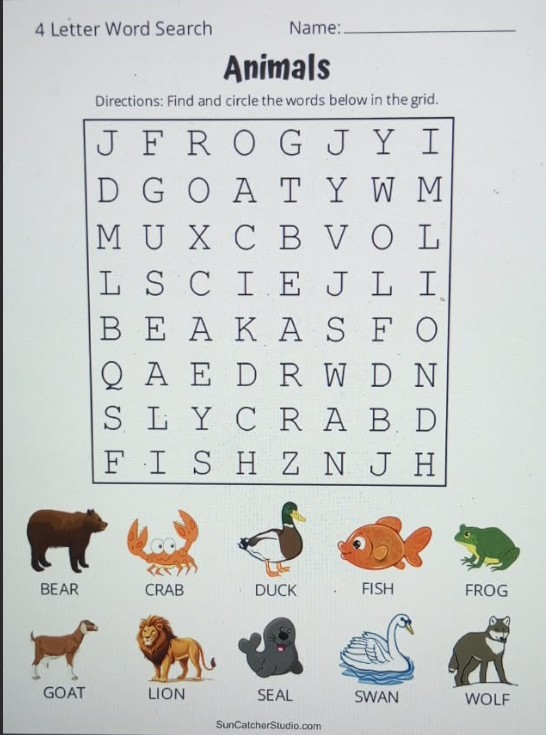
#> input picture Animal Image.jpeg, 546 x 735 px
$ python -i local_ocr.py   (imports and definitions only)
#> lines starting #> are read from the running program, lines starting #| are printed output that depends on the picture; after the words box and inside, x2 and y2 are one past the last pixel; in counts of white or black regions, pixels touching at a corner belong together
#> `picture = cv2.imread('../../Animal Image.jpeg', cv2.IMREAD_GRAYSCALE)`:
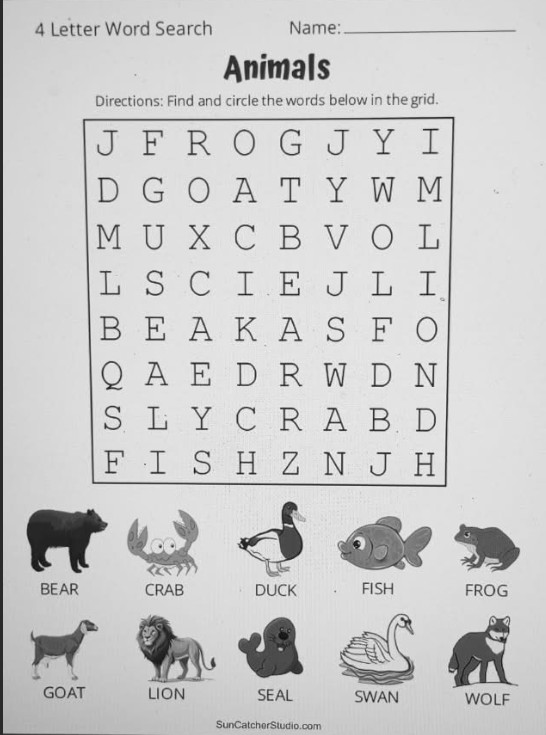
#> picture: shape (735, 546); min 14, max 246, mean 204.3
"""Local recognition of a bordered, evenly spaced word-search grid."""

import csv
import io
import shutil
import subprocess
import time
from pathlib import Path

import cv2
import numpy as np
from fastapi.concurrency import run_in_threadpool
from numpy.typing import NDArray
from PIL import Image, ImageOps

from app.core.config import Settings
from app.schemas.puzzle import ExtractedGrid
from app.services.extraction import GridExtractionError, GridExtractionUnavailable

GrayImage = NDArray[np.uint8]
Box = tuple[int, int, int, int]


# [19 lines left out: function _find_tesseract, not called in this run]


def _rectify(gray: GrayImage, corners: NDArray[np.float32]) -> GrayImage:
    points = corners.reshape(4, 2)
    sums = points.sum(axis=1)
    differences = np.diff(points, axis=1).reshape(4)
    ordered = np.array(
        [
            points[int(sums.argmin())],
            points[int(differences.argmin())],
            points[int(sums.argmax())],
            points[int(differences.argmax())],
        ],
        dtype=np.float32,
    )
    top_left, top_right, bottom_right, bottom_left = ordered
    width = max(np.linalg.norm(top_right - top_left), np.linalg.norm(bottom_right - bottom_left))
    height = max(np.linalg.norm(bottom_left - top_left), np.linalg.norm(bottom_right - top_right))
    scale = min(3.0, 1600 / max(width, height))
    output_width, output_height = int(width * scale), int(height * scale)
    destination = np.array(
        [
            [0, 0],
            [output_width - 1, 0],
            [output_width - 1, output_height - 1],
            [0, output_height - 1],
        ],
        dtype=np.float32,
    )
    transform = cv2.getPerspectiveTransform(ordered, destination)
    return np.asarray(
        cv2.warpPerspective(gray, transform, (output_width, output_height)),
        dtype=np.uint8,
    )


def _letter_rows(gray: GrayImage) -> tuple[GrayImage, list[list[Box]]] | None:
    height, width = gray.shape
    margin = max(4, int(min(width, height) * 0.02))
    inner = gray[margin : height - margin, margin : width - margin]
    _, binary = cv2.threshold(inner, 0, 255, cv2.THRESH_BINARY_INV + cv2.THRESH_OTSU)
    contours, _ = cv2.findContours(binary, cv2.RETR_EXTERNAL, cv2.CHAIN_APPROX_SIMPLE)
    boxes: list[Box] = []
    for contour in contours:
        x, y, box_width, box_height = cv2.boundingRect(contour)
        if (
            height * 0.015 < box_height < height * 0.3
            and 2 < box_width < width * 0.3
            and cv2.contourArea(contour) > 8
        ):
            boxes.append((x, y, box_width, box_height))
    if len(boxes) < 4:
        return None
    median_height = float(np.median([box[3] for box in boxes]))
    boxes = [box for box in boxes if 0.65 * median_height <= box[3] <= 1.4 * median_height]
    boxes.sort(key=lambda box: box[1] + box[3] / 2)
    rows: list[list[Box]] = []
    centers: list[float] = []
    for box in boxes:
        center_y = box[1] + box[3] / 2
        if not rows or abs(center_y - centers[-1]) > median_height * 0.6:
            rows.append([box])
            centers.append(center_y)
        else:
            rows[-1].append(box)
    if not 2 <= len(rows) <= 100 or not 2 <= len(rows[0]) <= 100:
        return None
    if any(len(row) != len(rows[0]) for row in rows):
        return None
    for row in rows:
        row.sort(key=lambda box: box[0] + box[2] / 2)
    column_centers = np.array(
        [[box[0] + box[2] / 2 for box in row] for row in rows],
    )
    spacings = np.diff(column_centers, axis=1)
    spacing = float(np.median(spacings))
    if spacing <= 0 or np.any(abs(spacings - spacing) > spacing * 0.3):
        return None
    if np.any(np.ptp(column_centers, axis=0) > spacing * 0.3):
        return None
    row_spacings = np.diff(centers)
    row_spacing = float(np.median(row_spacings))
    if row_spacing <= 0 or np.any(abs(row_spacings - row_spacing) > row_spacing * 0.3):
        return None
    return np.asarray(inner, dtype=np.uint8), rows


def _locate_grid(gray: GrayImage) -> tuple[GrayImage, list[list[Box]]]:
    edges = cv2.Canny(gray, 50, 150)
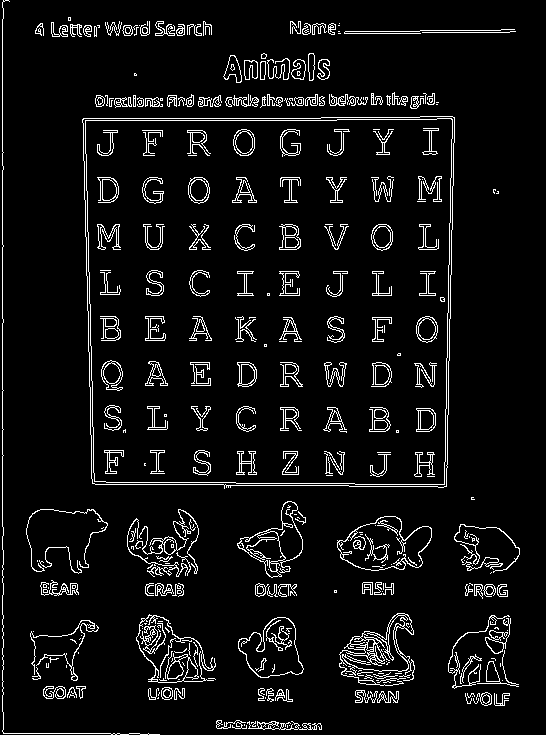
#> edges: shape (735, 546); 6.4% white in thin lines or dots
    contours, _ = cv2.findContours(edges, cv2.RETR_LIST, cv2.CHAIN_APPROX_SIMPLE)
#> contours = 764 contours, 474 with area under 20; largest, box (x1, y1, x2, y2) and area: (82, 116, 455, 489) 133279, (82, 116, 455, 488) 133274, (85, 118, 453, 485) 130196, (85, 118, 453, 485) 130192, (337, 516, 432, 571) 3408
    candidates = []
    image_area = gray.shape[0] * gray.shape[1]
#> image_area = 401310
    for contour in contours:
        area = cv2.contourArea(contour)
        if area < image_area * 0.01:
            continue
        corners = cv2.approxPolyDP(contour, 0.02 * cv2.arcLength(contour, True), True)
        if len(corners) == 4 and cv2.isContourConvex(corners):
            candidates.append((area, corners))
#> this loop made 764 passes
#> area on passes 8, 14, 19: 24, 38, 151
#> after the loop, candidates = [(130192.5, [[450, 118], [444, 483], [95, 481], [85, 121]]), (130195.5, [[451, 118], [85, 120], [94, 481], [444, 484]]), (133273.5, [[452, 116], [446, 485], [93, 483], [82, 120]]), (133279, [[454, 117], [82, 119], [92, 483], [446, 486]])]
    for _, corners in sorted(candidates, key=lambda candidate: candidate[0], reverse=True)[:32]:
        warped = _rectify(gray, np.asarray(corners, dtype=np.float32))
        layout = _letter_rows(warped)
        if layout is not None:
            return layout
#> this loop made 1 pass
#> (points in _rectify, sums in _rectify, differences in _rectify, scale in _rectify, output_width in _rectify, output_height in _rectify) on pass 1: ([[454, 117], [82, 119], [92, 483], [446, 486]], [571, 201, 575, 932], [-337, 37, 391, 40], 3, 1116, 1107)
#> pass 1, in _locate_grid, `warped = _rectify(gray, np.asarray(corners, dtype=np.float32))`:
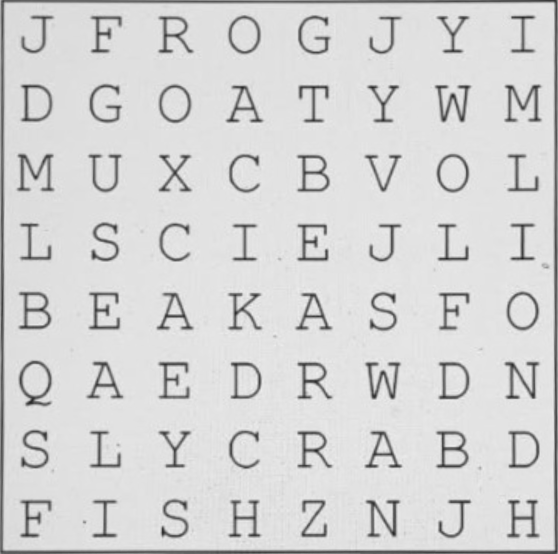
#> warped: shape (1107, 1116) (shown at 1/2 size); min 21, max 243, mean 212.2
#> pass 1, in _letter_rows, `inner = gray[margin : height - margin, margin : width - margin]`:
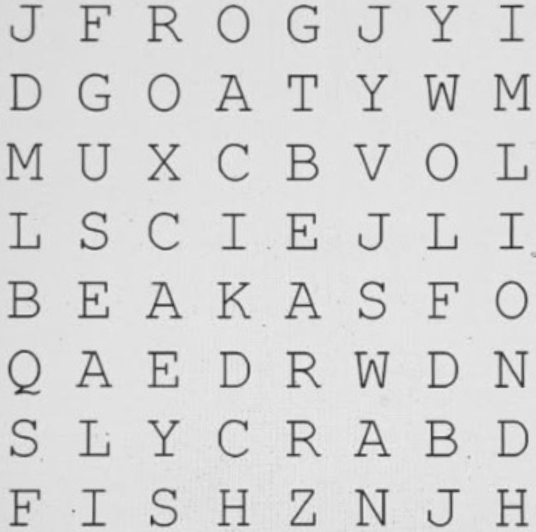
#> inner: shape (1063, 1072) (shown at 1/2 size); min 21, max 243, mean 214.4
#> pass 1, in _letter_rows, `_, binary = cv2.threshold(inner, 0, 255, cv2.THRESH_BINARY_INV + cv2.T..`:
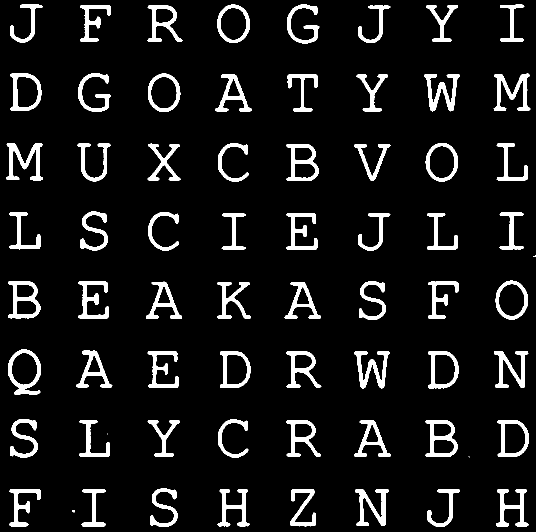
#> binary: shape (1063, 1072) (shown at 1/2 size); 8.5% white; 68 white regions (3 under 20 px), largest, box (x1, y1, x2, y2) and area: (12, 286, 86, 361) 2087, (987, 147, 1061, 222) 2077, (848, 148, 920, 223) 2041
    raise GridExtractionError(
        "No clear bordered, evenly spaced letter grid was detected. "
        "Crop to the grid, keep its outer border visible, and upload a sharper image."
    )


# [88 lines left out: functions _run_ocr, _recognize_cell, not called in this run]


# [48 lines that did not run here, left out]

>>> import cv2
>>> picture = cv2.imread('../../Animal Image.jpeg', cv2.IMREAD_GRAYSCALE)
>>> result = _locate_grid(picture)
